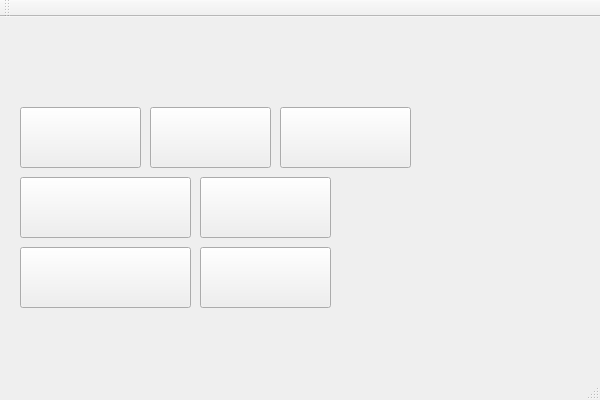
<?xml version="1.0" encoding="UTF-8"?>
<ui version="4.0">
 <class>mainGUI</class>
 <widget class="QMainWindow" name="mainGUI">
  <property name="geometry">
   <rect>
    <x>0</x>
    <y>0</y>
    <width>600</width>
    <height>400</height>
   </rect>
  </property>
  <property name="windowTitle">
   <string>mainGUI</string>
  </property>
  <widget class="QWidget" name="centralWidget">
   <widget class="QPushButton" name="first_pushButton">
    <property name="geometry">
     <rect>
      <x>20</x>
      <y>90</y>
      <width>121</width>
      <height>61</height>
     </rect>
    </property>
    <property name="styleSheet">
     <string notr="true">border-image: url(:/环境监控1.png);</string>
    </property>
    <property name="text">
     <string/>
    </property>
   </widget>
   <widget class="QLabel" name="time_label">
    <property name="geometry">
     <rect>
      <x>10</x>
      <y>10</y>
      <width>391</width>
      <height>41</height>
     </rect>
    </property>
    <property name="font">
     <font>
      <family>Abyssinica SIL</family>
      <pointsize>16</pointsize>
     </font>
    </property>
    <property name="styleSheet">
     <string notr="true">color: rgb(0, 0, 127);
</string>
    </property>
    <property name="text">
     <string/>
    </property>
   </widget>
   <widget class="QLabel" name="label">
    <property name="geometry">
     <rect>
      <x>0</x>
      <y>0</y>
      <width>600</width>
      <height>400</height>
     </rect>
    </property>
    <property name="styleSheet">
     <string notr="true">border-image: url(:/1_120406110829_5.png);</string>
    </property>
    <property name="text">
     <string/>
    </property>
   </widget>
   <widget class="QPushButton" name="entrance_pushButton">
    <property name="geometry">
     <rect>
      <x>150</x>
      <y>90</y>
      <width>121</width>
      <height>61</height>
     </rect>
    </property>
    <property name="styleSheet">
     <string notr="true">border-image: url(:/门禁管理1.png);</string>
    </property>
    <property name="text">
     <string/>
    </property>
   </widget>
   <widget class="QPushButton" name="manual_pushButton">
    <property name="geometry">
     <rect>
      <x>20</x>
      <y>160</y>
      <width>171</width>
      <height>61</height>
     </rect>
    </property>
    <property name="styleSheet">
     <string notr="true">border-image: url(:/家电手动控制1.png);</string>
    </property>
    <property name="text">
     <string/>
    </property>
   </widget>
   <widget class="QPushButton" name="automatic_pushButton">
    <property name="geometry">
     <rect>
      <x>20</x>
      <y>230</y>
      <width>171</width>
      <height>61</height>
     </rect>
    </property>
    <property name="styleSheet">
     <string notr="true">border-image: url(:/自动控制1.png);</string>
    </property>
    <property name="text">
     <string/>
    </property>
   </widget>
   <widget class="QPushButton" name="SOS_pushButton">
    <property name="geometry">
     <rect>
      <x>200</x>
      <y>160</y>
      <width>131</width>
      <height>61</height>
     </rect>
    </property>
    <property name="styleSheet">
     <string notr="true">border-image: url(:/SOS1.png);</string>
    </property>
    <property name="text">
     <string/>
    </property>
   </widget>
   <widget class="QPushButton" name="monitoring_pushButton">
    <property name="geometry">
     <rect>
      <x>200</x>
      <y>230</y>
      <width>131</width>
      <height>61</height>
     </rect>
    </property>
    <property name="styleSheet">
     <string notr="true">border-image: url(:/监控1.png);</string>
    </property>
    <property name="text">
     <string/>
    </property>
   </widget>
   <widget class="QPushButton" name="remote_pushButton">
    <property name="geometry">
     <rect>
      <x>280</x>
      <y>90</y>
      <width>131</width>
      <height>61</height>
     </rect>
    </property>
    <property name="styleSheet">
     <string notr="true">border-image: url(:/远程监控客户端1.png);</string>
    </property>
    <property name="text">
     <string/>
    </property>
   </widget>
   <zorder>label</zorder>
   <zorder>first_pushButton</zorder>
   <zorder>time_label</zorder>
   <zorder>entrance_pushButton</zorder>
   <zorder>manual_pushButton</zorder>
   <zorder>automatic_pushButton</zorder>
   <zorder>SOS_pushButton</zorder>
   <zorder>monitoring_pushButton</zorder>
   <zorder>remote_pushButton</zorder>
  </widget>
  <widget class="QMenuBar" name="menuBar">
   <property name="geometry">
    <rect>
     <x>0</x>
     <y>0</y>
     <width>600</width>
     <height>25</height>
    </rect>
   </property>
  </widget>
  <widget class="QToolBar" name="mainToolBar">
   <attribute name="toolBarArea">
    <enum>TopToolBarArea</enum>
   </attribute>
   <attribute name="toolBarBreak">
    <bool>false</bool>
   </attribute>
  </widget>
  <widget class="QStatusBar" name="statusBar"/>
 </widget>
 <layoutdefault spacing="6" margin="11"/>
 <resources/>
 <connections/>
</ui>
